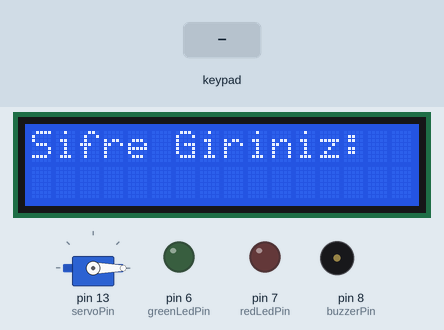
This sketch was run on a simulated Arduino Uno, built with avr-gcc and run on an emulated ATmega328P. Shown: servo, 16×2 character LCD, output pins drawn as LEDs (lit = HIGH), buzzer (waves = sounding, pin HIGH). Inputs (shaded band) come from the test bench. EEPROM starts erased.

Above: at 1.2 s.
1.3 s: keypad keys 9 1 0 1 1 1 2 D pressed 0.4 s apart
At 3.3 s:
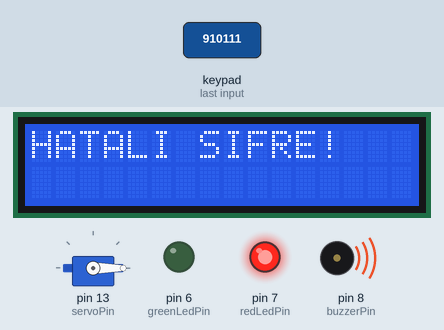
6.0 s: key 'C' pressed
At 8.6 s:
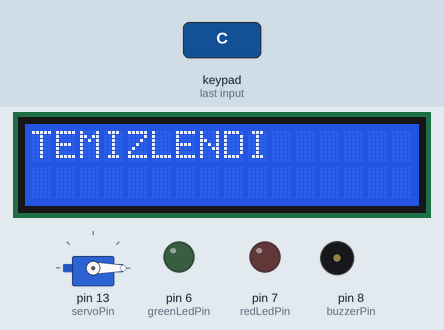
9.0 s: keypad keys 1 2 3 4 A pressed 0.4 s apart
At 11.7 s:
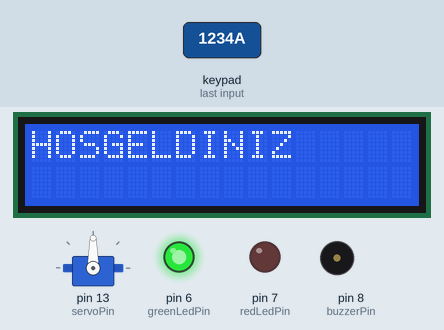
12.5 s: keypad keys 1 2 3 4 * pressed 0.4 s apart
At 16.4 s:
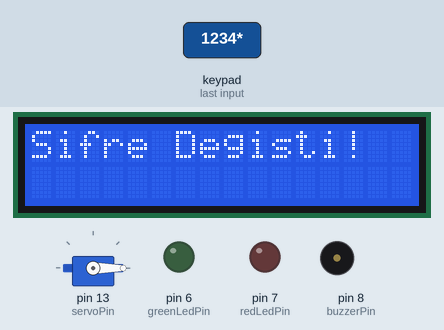
16.6 s: key 'A' pressed
At 18.3 s:
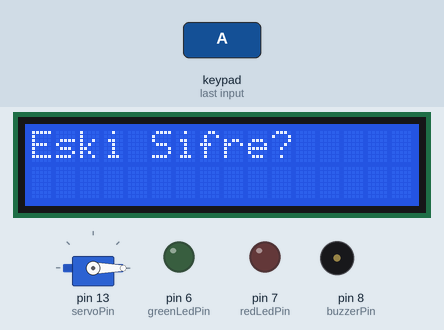
19.3 s: keypad keys 1 2 3 4 pressed 0.4 s apart
At 21.6 s:
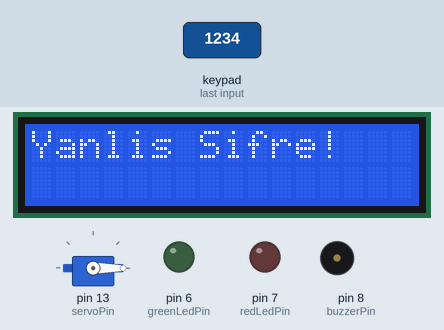
Timing chart, 0 to 23.1 s (numbered marks = the images above; inputs shaded):
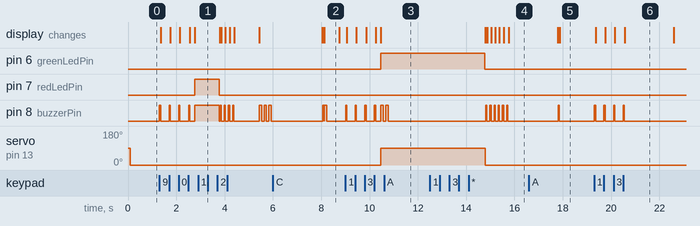

Measured:
- after the input at 1.3 s, pin 7 (redLedPin): LOW → HIGH after 1.5 s, → LOW 1.0 s later; the display: first changes after 0.05 s (image 1 shows a later state)
- after the input at 6.0 s, pin 8 (buzzerPin): alternates HIGH for 0.08 s and LOW for 0.01 s, 4 changes in all, then stays LOW, starting after 2.1 s; the display: first differs from a run without the input after 2.1 s (image 2)
- after the input at 9.0 s, pin 6 (greenLedPin): LOW → HIGH after 1.5 s; pin 8 (buzzerPin): goes 3 × (HIGH 0.05 s, LOW 0.34 s), HIGH 0.05 s, LOW 0.21 s, HIGH 0.10 s, LOW 0.10 s, HIGH 0.10 s, then LOW, starting at once; servo on pin 13 (servoPin): 0° → 90° after 1.5 s; the display: first changes after 0.06 s (image 3 shows a later state)
- after the input at 12.5 s, the display: first differs from a run without the input after 2.5 s (image 4 shows a later state)
- after the input at 16.6 s, pin 8 (buzzerPin): LOW → HIGH after 1.2 s, → LOW 0.05 s later; the display: first differs from a run without the input after 1.3 s (image 5)
- after the input at 19.3 s, pin 8 (buzzerPin): alternates HIGH for 0.05 s and LOW for 0.34 s, 8 changes in all, then stays LOW, starting at once; the display: first changes after 0.06 s (image 6 shows a later state)
- what the display in image 2 shows lasts 0.6 s, from 8.1 s to 8.7 s

The sketch:

Code.ino
```cpp
#include <Keypad.h>
#include <LiquidCrystal_I2C.h>
#include <Servo.h>
#include <Wire.h>
#include <EEPROM.h>

// --- DONANIM AYARLARI ---
const int servoPin    = 13;
const int redLedPin   = 7;
const int greenLedPin = 6;
const int buzzerPin   = 8;

// --- GÜVENLİK AYARLARI ---
const char DEFAULT_PASS[] = "1234"; // Varsayılan ve reset sonrası şifre

// --- NESNELER ---
LiquidCrystal_I2C lcd(0x27, 16, 2);
Servo lockServo;

// --- KEYPAD AYARLARI ---
const byte ROWS = 4;
const byte COLS = 4;

char keys[ROWS][COLS] = {
  {'A', '3', '2', '1'},
  {'B', '6', '5', '4'},
  {'C', '9', '8', '7'},
  {'D', '#', '0', '*'}
};

byte rowPins[ROWS] = {9, 10, 11, 12};
byte colPins[COLS] = {2, 3, 4, 5};

Keypad customKeypad = Keypad(makeKeymap(keys), rowPins, colPins, ROWS, COLS);

// --- DEĞİŞKENLER ---
char password[5]; // EEPROM'dan okunan güncel şifre
char enteredPassword[5];
byte charIndex = 0;

void setup() {
  pinMode(redLedPin, OUTPUT);
  pinMode(greenLedPin, OUTPUT);
  pinMode(buzzerPin, OUTPUT);

  lockServo.attach(servoPin);
  lcd.init();
  lcd.backlight();

  // İlk çalıştırmada hafıza boşsa varsayılan şifreyi yükle
  if (EEPROM.read(0) == 255) {
    savePasswordToEEPROM((char*)DEFAULT_PASS);
  }

  // Hafızadan şifreyi oku
  readPasswordFromEEPROM();

  resetSystem();
}

void loop() {
  char customKey = customKeypad.getKey();

  if (customKey) {
    playTone(50); // Tuş sesi

    // --- A: Şifre Değiştir ---
    if (customKey == 'A') {
      changePasswordRoutine();
      return;
    }

    // --- B: BACKSPACE (Tek Karakter Silme) ---
    if (customKey == 'B') {
      if (charIndex > 0) {
        charIndex--;
        enteredPassword[charIndex] = 0; // Diziden sil
        lcd.setCursor(charIndex, 1);
        lcd.print(" "); // Ekrandan sil
        lcd.setCursor(charIndex, 1); // İmleci geri al
      }
      return;
    }

    // --- C: TEMİZLE (Başa Dön/Reset) ---
    if (customKey == 'C') {
      lcd.clear();
      lcd.print("TEMIZLENDI");
      playTone(100);
      delay(500);
      resetSystem(); // Tüm girdileri sil ve ana ekrana dön
      return;
    }

    // --- D: FABRİKA AYARLARI (DİREKT RESET) ---
    if (customKey == 'D') {
      factoryResetRoutine();
      return;
    }

    // --- *: İptal ---
    if (customKey == '*') {
      resetSystem();
      return;
    }

    // --- Rakam Girişi ---
    if (charIndex < 4 && customKey != '#' && customKey != 'A' && customKey != 'B' && customKey != 'C' && customKey != 'D') {
      enteredPassword[charIndex] = customKey;
      lcd.setCursor(charIndex, 1);
      lcd.print("*");
      charIndex++;
    }

    if (charIndex == 4) {
      delay(200);
      checkPassword();
    }
  }
}

// --- ANA FONKSİYONLAR ---

void checkPassword() {
  if (strcmp(enteredPassword, password) == 0) {
    accessGranted();
  } else {
    accessDenied();
  }
}

void accessGranted() {
  lcd.clear();
  lcd.print("HOSGELDINIZ");
  digitalWrite(greenLedPin, HIGH);
  lockServo.write(90);

  // Onay sesi
  digitalWrite(buzzerPin, HIGH); delay(100); digitalWrite(buzzerPin, LOW);
  delay(100);
  digitalWrite(buzzerPin, HIGH); delay(100); digitalWrite(buzzerPin, LOW);

  delay(4000);
  resetSystem();
}

void accessDenied() {
  lcd.clear();
  lcd.print("HATALI SIFRE!");
  digitalWrite(redLedPin, HIGH);

  // Hata sesi (Uzun)
  digitalWrite(buzzerPin, HIGH); delay(1000); digitalWrite(buzzerPin, LOW);

  resetSystem();
}

void resetSystem() {
  memset(enteredPassword, 0, sizeof(enteredPassword));
  charIndex = 0;
  digitalWrite(greenLedPin, LOW);
  digitalWrite(redLedPin, LOW);
  lockServo.write(0);

  lcd.clear();
  lcd.setCursor(0, 0);
  lcd.print("Sifre Giriniz:");
}

void playTone(int duration) {
  digitalWrite(buzzerPin, HIGH);
  delay(duration);
  digitalWrite(buzzerPin, LOW);
}

// --- ŞİFRE İŞLEMLERİ ---

// A Tuşu: Mevcut şifre girilerek yeni şifre atanır
void changePasswordRoutine() {
  lcd.clear();
  lcd.print("Eski Sifre?");

  if (getPinInputAndCheck(password)) { // Mevcut şifre kontrolü
    lcd.clear();
    lcd.print("Yeni Sifre Gir:");

    char newPass[5];
    getPinInput(newPass); // Yeni şifreyi al

    savePasswordToEEPROM(newPass);
    strcpy(password, newPass);

    lcd.clear();
    lcd.print("Sifre Degisti!");
    delay(2000);
  } else {
    lcd.clear();
    lcd.print("Yanlis Sifre!");
    delay(2000);
  }
  resetSystem();
}

// D Tuşu: Şifre sormadan direkt fabrika ayarlarına döner (1234)
void factoryResetRoutine() {
  lcd.clear();
  lcd.print("SIFIRLANIYOR...");
  delay(1000); // Kullanıcı görsün diye bekleme

  savePasswordToEEPROM((char*)DEFAULT_PASS); // Hafızaya 1234 yaz
  strcpy(password, DEFAULT_PASS); // Aktif şifreyi güncelle

  lcd.clear();
  lcd.setCursor(0,0);
  lcd.print("FABRIKA AYARINA");
  lcd.setCursor(0,1);
  lcd.print("DONULDU");

  // Onay sesi
  for(int i=0; i<3; i++) {
    digitalWrite(buzzerPin, HIGH); delay(100); digitalWrite(buzzerPin, LOW); delay(100);
  }
  delay(2000);
  resetSystem();
}

// --- YARDIMCI GİRİŞ FONKSİYONLARI ---

// Kullanıcıdan 4 hane şifre alır, 'target' ile eşleşiyor mu bakar
bool getPinInputAndCheck(char* target) {
  char tempPass[5];
  getPinInput(tempPass);
  return (strcmp(tempPass, target) == 0);
}

// Sadece giriş alır ve diziye kaydeder
void getPinInput(char* outBuffer) {
  byte idx = 0;
  memset(outBuffer, 0, 5);

  while (idx < 4) {
    char key = customKeypad.getKey();
    if (key) {
      playTone(50);
      if (key == '*') { // İptal
        resetSystem();
        outBuffer[0] = '\0';
        return;
      }

      if (key >= '0' && key <= '9') { // Sadece rakamlar
         outBuffer[idx] = key;
         lcd.setCursor(idx, 1);
         lcd.print("*"); // Gizli gösterim
         idx++;
      }
    }
  }
}

// EEPROM Fonksiyonları
void savePasswordToEEPROM(char* newPass) {
  for (int i = 0; i < 4; i++) {
    EEPROM.write(i, newPass[i]);
  }
}

void readPasswordFromEEPROM() {
  for (int i = 0; i < 4; i++) {
    password[i] = EEPROM.read(i);
  }
  password[4] = '\0';
}
```
